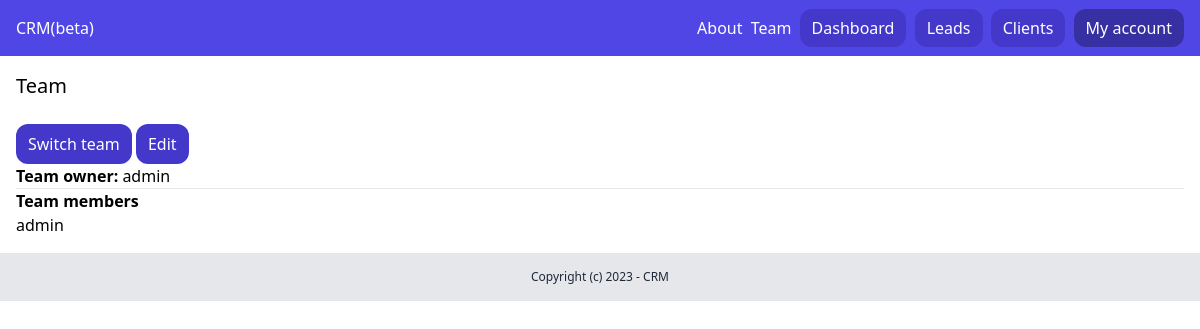
Before: /dashboard/teams/2/ (signed in) with the older database file.
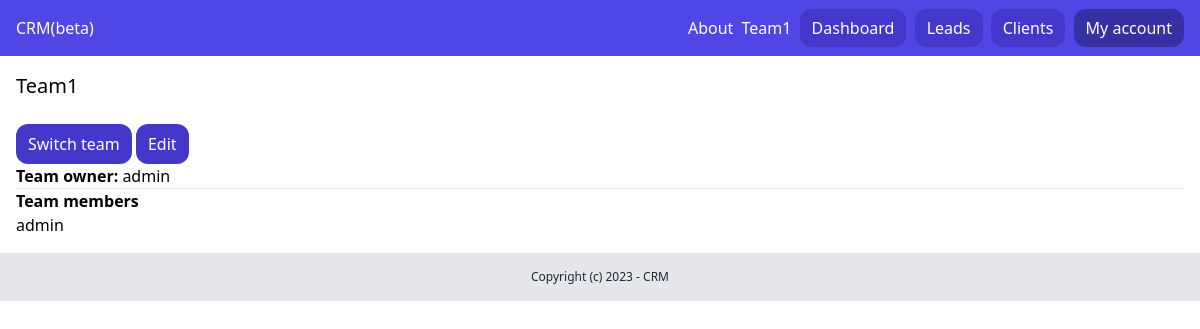
After: the same page with the newer database file.
### team/models.py (models this page shows, shortened)
class Team(models.Model):
    plan = models.ForeignKey(Plan, related_name='teams', blank=True, null=True,
                             on_delete=models.CASCADE)
    name = models.CharField(max_length=100)
    members = models.ManyToManyField(User, related_name='teams')
    created_by = models.ForeignKey(
        User, related_name='created_teams', on_delete=models.CASCADE)
    created_at = models.DateTimeField(auto_now=True)

### team/views.py (the view)
# urls.py: path('<int:pk>/', detail, name='detail'),
@login_required
def detail(request, pk):
    team = get_object_or_404(Team, members__in=[request.user], pk=pk)
    return render(request, 'team/detail.html', {'team': team})

### team/context_proceessors.py (called while the page is built)
def active_team(request):
    if request.user.is_authenticated:
        if request.user.userprofile.active_team:
            active_team = request.user.userprofile.active_team
        else:
            active_team = Team.objects.filter(created_by=request.user)[0]
    else:
        active_team = None
    return {'active_team': active_team}

### team/templates/team/detail.html
{% extends 'core_app/base.html' %} {% block title %} {{team.name}} {%endblock %} {%block content %}
<div class="py-4 px-4">
  <h1 class="mb-6 text-xl">{{team.name}}</h1>
  <a href="{% url 'team:team_list' %}" class="inline-block py-2 px-3 bg-indigo-700 rounded-xl text-white"
    >Switch team</a
  >
  {%if team.created_by == request.user%}
  <a href="{% url 'team:edit_team' team.id %}" class="inline-block py-2 px-3 bg-indigo-700 rounded-xl text-white"
    >Edit</a
  >
  {% endif %}
  <p><strong>Team owner:</strong> {{team.created_by}}</p>
  <hr class="my-4" />
  <h2 class="font-semibold">Team members</h2>
  {% for member in team.members.all %}
  <p class="mt-3">{{ member.username }}</p>
  {% endfor %}
</div>
{% endblock %}

### core_app/templates/core_app/partials/nav.html
<nav class="py-4 px-4 flex justify-between bg-indigo-600">
  <a href="/" class="text-white">CRM(beta)</a>
  <div class="space-x-1">
    <a href="{% url 'core_app:about' %}" class="text-white">About</a>
    {% if request.user.is_authenticated %}
    <a href="{% url 'team:detail' active_team.id %}" class="text-white"> {{ active_team.name }} </a>
    <a href="{% url 'dashboard:dashboard' %}" class="py-2 px-3 bg-indigo-700 rounded-xl text-white">Dashboard</a>
    <a href="{% url 'lead:leads_list' %}" class="py-2 px-3 bg-indigo-700 rounded-xl text-white">Leads</a>
    <a href="{% url 'client_app:clients_list' %}" class="py-2 px-3 bg-indigo-700 rounded-xl text-white">Clients</a>
    <a href="{% url 'acount' %}" class="py-2 px-3 bg-indigo-800 rounded-xl text-white">My account</a>
    {% else %}
    <a href="{% url 'userprofile:login' %}" class="py-2 px-3 bg-indigo-700 rounded-xl text-white">Log in</a>
    <a href="{% url 'userprofile:signup' %}" class="py-2 px-3 bg-indigo-700 rounded-xl text-white">Sign up</a>
    {% endif %}
  </div>
</nav>

Changed rows visible on the page:
changed Team "admin": name "Team" → "Team1"
